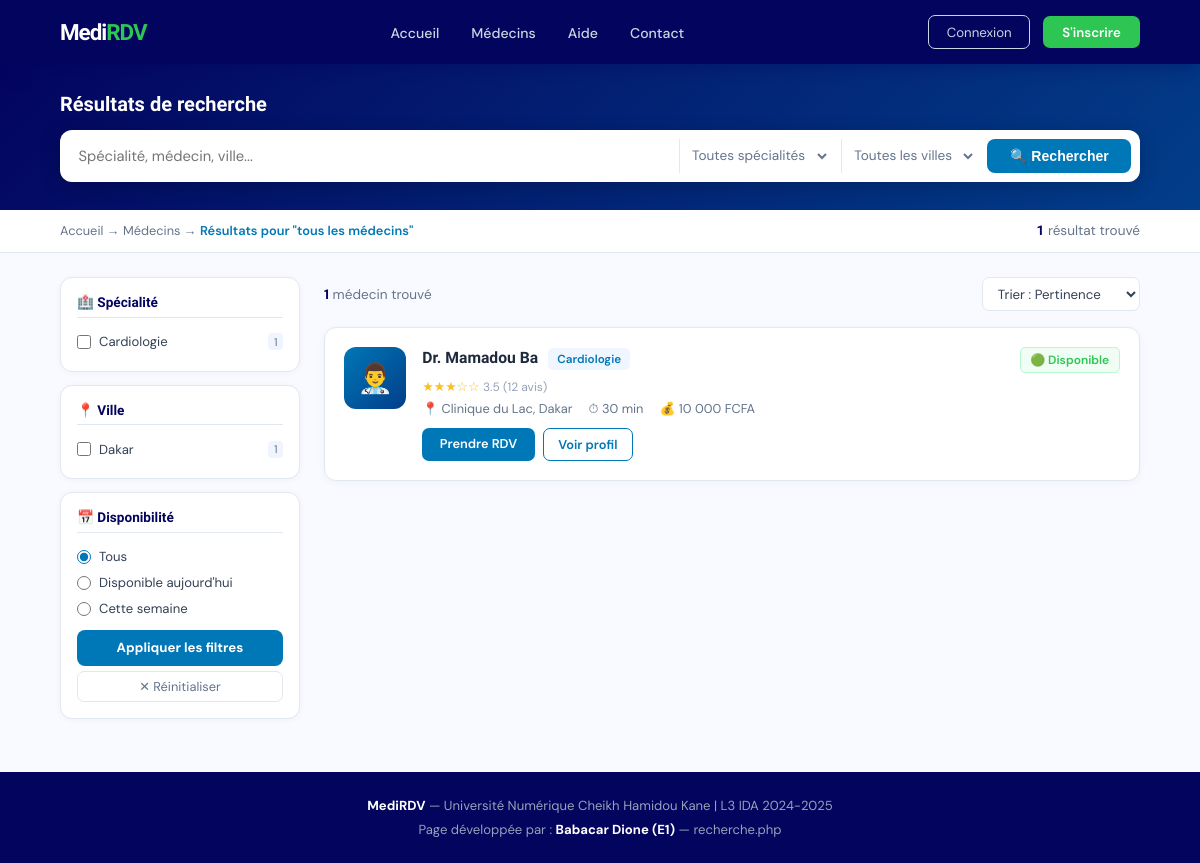
/pages/recherche.php, run on the app's committed database.
### tables this page shows
CREATE TABLE IF NOT EXISTS `medecins` (
  `id` int NOT NULL AUTO_INCREMENT,
  `nom` varchar(100) NOT NULL,
  `prenom` varchar(100) NOT NULL,
  `email` varchar(150) NOT NULL,
  `mot_de_passe` varchar(255) NOT NULL,
  `specialite` varchar(100) NOT NULL,
  `num_ordre` varchar(50) NOT NULL,
  `cabinet` varchar(200) NOT NULL,
  `ville` varchar(100) NOT NULL,
  `telephone` varchar(20) DEFAULT NULL,
  `photo` varchar(255) DEFAULT NULL,
  `biographie` text,
  `statut` enum('en_attente','valide','refuse','suspendu') DEFAULT 'en_attente',
  `date_inscription` timestamp NULL DEFAULT CURRENT_TIMESTAMP,
  PRIMARY KEY (`id`),
  UNIQUE KEY `email` (`email`),
  UNIQUE KEY `num_ordre` (`num_ordre`)
);

### includes/fonctions.php (called while the page is built, shortened)
<?php
function isLoggedIn() { return isset($_SESSION['user_id']); }
?>

### pages/recherche.php (the view, shortened to what this page needs)
<?php
require_once __DIR__ . '/../includes/connexion.php';
require_once __DIR__ . '/../includes/fonctions.php';
$jours_fr = [
    'monday'=>'lundi','tuesday'=>'mardi','wednesday'=>'mercredi',
    'thursday'=>'jeudi','friday'=>'vendredi','saturday'=>'samedi','sunday'=>'dimanche',
];
$today_fr    = $jours_fr[strtolower(date('l'))] ?? '';
$tomorrow_fr = $jours_fr[strtolower(date('l', strtotime('+1 day')))] ?? '';
$q              = trim($_GET['q']           ?? '');
$filtre_specs   = isset($_GET['specialite']) && is_array($_GET['specialite']) ? $_GET['specialite'] : [];
$filtre_villes  = isset($_GET['ville'])      && is_array($_GET['ville'])      ? $_GET['ville']      : [];
$filtre_dispo   = $_GET['dispo']   ?? '';
$filtre_spec_s  = trim($_GET['specialite_s'] ?? '');
$filtre_ville_s = trim($_GET['ville_s']      ?? '');
$tri            = $_GET['tri']     ?? 'pertinence';
$par_page       = 6;
$page_courante  = max(1, (int)($_GET['page'] ?? 1));
$offset         = ($page_courante - 1) * $par_page;
$stmt = $pdo->query("SELECT specialite, COUNT(*) as nb FROM medecins WHERE statut='valide' GROUP BY specialite ORDER BY specialite");
$specs_count = $stmt->fetchAll(PDO::FETCH_ASSOC);
$stmt = $pdo->query("SELECT ville, COUNT(*) as nb FROM medecins WHERE statut='valide' GROUP BY ville ORDER BY ville");
$villes_count = $stmt->fetchAll(PDO::FETCH_ASSOC);
$where        = ["m.statut = 'valide'"];
$dispo_params = [':today' => $today_fr, ':tomorrow' => $tomorrow_fr];
$where_sql = implode(' AND ', $where);
$order_sql = match($tri) {
    'note'  => 'nb_rdv DESC, dispo_today DESC',
    'dispo' => 'dispo_today DESC, dispo_tomorrow DESC, nb_rdv DESC',
    default => 'dispo_today DESC, nb_rdv DESC, m.nom ASC',
};
$sql_count = "SELECT COUNT(DISTINCT m.id) FROM medecins m WHERE $where_sql";
$stmt = $pdo->prepare($sql_count);
$stmt->execute();
$total       = (int) $stmt->fetchColumn();
$sql = "
    SELECT
        m.id, m.nom, m.prenom, m.specialite, m.cabinet, m.ville, m.photo, m.biographie,
        MAX(CASE WHEN d.jour_semaine = :today    AND d.actif=1 THEN 1 ELSE 0 END) AS dispo_today,
        MAX(CASE WHEN d.jour_semaine = :tomorrow AND d.actif=1 THEN 1 ELSE 0 END) AS dispo_tomorrow,
        COUNT(DISTINCT r.id) AS nb_rdv
    FROM medecins m
    LEFT JOIN disponibilites d ON d.id_medecin = m.id
    LEFT JOIN rendezvous r ON r.id_medecin = m.id AND r.statut IN ('confirme','termine')
    WHERE $where_sql
    GROUP BY m.id
    ORDER BY $order_sql
    LIMIT :limit OFFSET :offset
";
$stmt = $pdo->prepare($sql);
foreach ($dispo_params as $k => $v) $stmt->bindValue($k, $v);
$stmt->bindValue(':limit',  $par_page, PDO::PARAM_INT);
$stmt->bindValue(':offset', $offset,   PDO::PARAM_INT);
$stmt->execute();
$medecins = $stmt->fetchAll(PDO::FETCH_ASSOC);
$couleurs = [
    'Cardiologie'   => ['grad'=>'linear-gradient(135deg,#0077B6,#023E8A)','badge_bg'=>'#EFF6FF','badge_c'=>'#0077B6','btn'=>'#0077B6'],
    'Pediatrie'     => ['grad'=>'linear-gradient(135deg,#7209B7,#B5179E)','badge_bg'=>'#FDF4FF','badge_c'=>'#7209B7','btn'=>'#7209B7'],
    'Dermatologie'  => ['grad'=>'linear-gradient(135deg,#F77F00,#D62828)','badge_bg'=>'#FFF7ED','badge_c'=>'#F77F00','btn'=>'#F77F00'],
    'Gynecologie'   => ['grad'=>'linear-gradient(135deg,#006D77,#2DC653)','badge_bg'=>'#F0FDF4','badge_c'=>'#2DC653','btn'=>'#006D77'],
    'Neurologie'    => ['grad'=>'linear-gradient(135deg,#3A0CA3,#7B2FBE)','badge_bg'=>'#EEF0FF','badge_c'=>'#3A0CA3','btn'=>'#3A0CA3'],
    'Ophtalmologie' => ['grad'=>'linear-gradient(135deg,#0096C7,#48CAE4)','badge_bg'=>'#E0F7FA','badge_c'=>'#0096C7','btn'=>'#0096C7'],
    'default'       => ['grad'=>'linear-gradient(135deg,#0077B6,#023E8A)','badge_bg'=>'#EFF6FF','badge_c'=>'#0077B6','btn'=>'#0077B6'],
];
$tarifs = ['Cardiologie'=>'10 000','Pediatrie'=>'8 000','Dermatologie'=>'12 000','Gynecologie'=>'9 000','Neurologie'=>'15 000','Ophtalmologie'=>'10 000','default'=>'10 000'];
function getCouleur($s,$c){return $c[$s]??$c['default'];}
function getTarif($s,$t){return $t[$s]??$t['default'];}
function highlight($text, $keyword) {
    if ($keyword === '') return htmlspecialchars($text);
    $safe_txt = htmlspecialchars($text);
    return preg_replace('/(' . preg_quote(htmlspecialchars($keyword), '/') . ')/i',
        '<mark>$1</mark>', $safe_txt);
}
$notif_count = 0;
$label_recherche = $q !== '' ? $q : (($filtre_spec_s !== '' ? $filtre_spec_s : '') . ($filtre_ville_s !== '' ? ' '.$filtre_ville_s : ''));
$label_recherche = trim($label_recherche) ?: 'tous les médecins';
?>
<!DOCTYPE html>
<html lang="fr">
<head>
</head>
<body>
<nav>
  <a href="../index.php" class="nav-logo">Medi<span>RDV</span></a>
  <ul class="nav-links" id="navLinks">
    <li><a href="../index.php">Accueil</a></li>
    <li><a href="liste_medecins.php">Médecins</a></li>
    <li><a href="aide.php">Aide</a></li>
    <li><a href="contact.php">Contact</a></li>
  </ul>
  <div class="nav-btns">
    <?php if (isLoggedIn()):
      $profil_url = match(getRole()){ 'medecin'=>'profil_medecin.php','admin'=>'dashboard_admin.php',default=>'profil_patient.php' };
    ?>
      <a href="notifications.php" class="btn-o">🔔<?php if($notif_count>0):?><span class="notif-badge"><?=$notif_count?></span><?php endif;?></a>
      <a href="<?=$profil_url?>" class="btn-p">👤 <?=htmlspecialchars($_SESSION['prenom']??'Espace')?></a>
    <?php else: ?>
      <a href="login.php" class="btn-o">Connexion</a>
      <a href="register_patient.php" class="btn-p">S'inscrire</a>
    <?php endif; ?>
  </div>
</nav>
<div class="search-hero">
  <h2>Résultats de recherche</h2>
  <form method="GET" action="recherche.php" id="heroForm">
    <div class="search-bar">
      <input type="text" name="q"
             value="<?=htmlspecialchars($q)?>"
             placeholder="Spécialité, médecin, ville...">
      <select name="specialite_s">
        <option value="">Toutes spécialités</option>
      </select>
      <select name="ville_s">
        <option value="">Toutes les villes</option>
      </select>
      <button type="submit">🔍 Rechercher</button>
    </div>
  </form>
</div>
<div class="meta-bar">
  <div class="breadcrumb">
    <a href="../index.php">Accueil</a> →
    <a href="liste_medecins.php">Médecins</a> →
    <span>Résultats pour "<?=htmlspecialchars($label_recherche)?>"</span>
  </div>
  <div class="results-meta">
    <strong><?=$total?></strong> résultat<?=$total>1?'s':''?> trouvé<?=$total>1?'s':''?>
  </div>
</div>
<div class="layout">
  <aside class="sidebar" id="sidebar">
    <form method="GET" action="recherche.php" id="filterForm">
      <div class="fcard">
        <h4>🏥 Spécialité</h4>
        <?php foreach ($specs_count as $sc): ?>
        <div class="fopt">
          <input type="checkbox" name="specialite[]"
                 id="s_<?=md5($sc['specialite'])?>"
                 value="<?=htmlspecialchars($sc['specialite'])?>"
                 <?=in_array($sc['specialite'],$filtre_specs)?'checked':''?>>
          <label for="s_<?=md5($sc['specialite'])?>"><?=htmlspecialchars($sc['specialite'])?></label>
          <span class="cnt"><?=$sc['nb']?></span>
        </div>
        <?php endforeach; ?>
      </div>
      <div class="fcard">
        <h4>📍 Ville</h4>
        <?php foreach ($villes_count as $vc): ?>
        <div class="fopt">
          <input type="checkbox" name="ville[]"
                 id="v_<?=md5($vc['ville'])?>"
                 value="<?=htmlspecialchars($vc['ville'])?>"
                 <?=in_array($vc['ville'],$filtre_villes)?'checked':''?>>
          <label for="v_<?=md5($vc['ville'])?>"><?=htmlspecialchars($vc['ville'])?></label>
          <span class="cnt"><?=$vc['nb']?></span>
        </div>
        <?php endforeach; ?>
      </div>
      <div class="fcard">
        <h4>📅 Disponibilité</h4>
        <div class="fopt">
          <input type="radio" name="dispo" id="d0" value="" <?=$filtre_dispo===''?'checked':''?>>
          <label for="d0">Tous</label>
        </div>
        <div class="fopt">
          <input type="radio" name="dispo" id="d1" value="today" <?=$filtre_dispo==='today'?'checked':''?>>
          <label for="d1">Disponible aujourd'hui</label>
        </div>
        <div class="fopt">
          <input type="radio" name="dispo" id="d2" value="week" <?=$filtre_dispo==='week'?'checked':''?>>
          <label for="d2">Cette semaine</label>
        </div>
        <button type="submit" class="apply-btn">Appliquer les filtres</button>
        <a href="recherche.php<?=$q!==''?'?q='.urlencode($q):''?>" class="reset-link">✕ Réinitialiser</a>
      </div>
    </form>
  </aside>
  <div class="results-area">
    <div class="sort-bar">
      <p>
        <strong><?=$total?></strong>
        médecin<?=$total>1?'s':''?> trouvé<?=$total>1?'s':''?>
      </p>
      <select class="sort-select" onchange="changeTri(this.value)">
        <option value="pertinence" <?=$tri==='pertinence'?'selected':''?>>Trier : Pertinence</option>
      </select>
    </div>
    <?php if (empty($medecins)): ?>
      <div class="empty-state">
        <div class="icon">🔍</div>
        <h4>Aucun médecin trouvé</h4>
        <p>Essayez d'autres mots-clés ou <a href="liste_medecins.php" style="color:var(--blue)">parcourez tous les médecins</a>.</p>
      </div>
    <?php else: ?>
      <?php foreach ($medecins as $i => $m):
        $c      = getCouleur($m['specialite'], $couleurs);
        $tarif  = getTarif($m['specialite'], $tarifs);
        $avatar = ($i % 2 === 0) ? '👨‍⚕️' : '👩‍⚕️';
        $stars  = min(5, max(3, 3 + floor($m['nb_rdv'] / 10)));
        $stars_html = str_repeat('★',$stars).str_repeat('☆',5-$stars);
        $nb_avis = max(5, $m['nb_rdv'] + rand(3,20));
        $note_val = number_format(3.5 + ($stars-3)*0.5, 1);
        $duree = match($m['specialite']) { 'Pediatrie'=>20,'Dermatologie'=>25, default=>30 };
        if ($m['dispo_today']) {
          $dispo_class='avail'; $dispo_txt='🟢 Disponible';
        } elseif ($m['dispo_tomorrow']) {
          $dispo_class='tmrw'; $dispo_txt='🟡 Demain matin';
        } else {
          $dispo_class='none'; $dispo_txt='⚪ Sur RDV';
        }
        $kw = $q !== '' ? $q : $filtre_spec_s;
      ?>
      <div class="dcard" onclick="window.location='detail_medecin.php?id=<?=$m['id']?>'">
        <div class="davatar" style="background:<?=$c['grad']?>">
          <?php if(!empty($m['photo']) && file_exists(__DIR__.'/../assets/img/'.$m['photo'])): ?>
            <img src="../assets/img/<?=htmlspecialchars($m['photo'])?>"
                 alt="Dr. <?=htmlspecialchars($m['nom'])?>">
          <?php else: ?>
            <?=$avatar?>
          <?php endif; ?>
        </div>
        <div class="dmain">
          <div class="dtop">
            <div>
              <span class="dname">
                Dr. <?=highlight($m['prenom'].' '.$m['nom'], $kw)?>
              </span>
              <span class="dspec" style="background:<?=$c['badge_bg']?>;color:<?=$c['badge_c']?>">
                <?=htmlspecialchars($m['specialite'])?>
              </span>
            </div>
            <span class="dbadge <?=$dispo_class?>"><?=$dispo_txt?></span>
          </div>
          <div class="dstars">
            <?=$stars_html?>
            <span style="color:#94A3B8;font-size:.75rem"><?=$note_val?> (<?=$nb_avis?> avis)</span>
          </div>
          <div class="dinfo">
            <span>📍 <?=highlight($m['cabinet'].', '.$m['ville'], $kw)?></span>
            <span>⏱ <?=$duree?> min</span>
            <span>💰 <?=$tarif?> FCFA</span>
          </div>
          <div class="dbtns" onclick="event.stopPropagation()">
            <?php if (isLoggedIn()): ?>
              <a href="prendre_rdv.php?medecin=<?=$m['id']?>"
                 class="btn-rdv" style="background:<?=$c['btn']?>">Prendre RDV</a>
            <?php else: ?>
              <a href="login.php?redirect=prendre_rdv.php%3Fmedecin%3D<?=$m['id']?>"
                 class="btn-rdv" style="background:<?=$c['btn']?>">Prendre RDV</a>
            <?php endif; ?>
            <a href="detail_medecin.php?id=<?=$m['id']?>"
               class="btn-see" style="color:<?=$c['btn']?>;border-color:<?=$c['btn']?>">Voir profil</a>
          </div>
        </div>
      </div>
      <?php endforeach; ?>
    <?php endif; ?>
  </div>
</div>
<footer>
  <p><strong>MediRDV</strong> — Université Numérique Cheikh Hamidou Kane | L3 IDA 2024-2025</p>
  <p style="margin-top:.4rem">Page développée par : <strong>Babacar Dione (E1)</strong> — recherche.php</p>
</footer>
</body>
</html>

### data on the page
medecins: avatar "👨‍⚕️", highlight($m['prenom'].' '.$m['nom'], $kw) "Mamadou Ba", specialite "Cardiologie", dispo_txt "🟢 Disponible", stars_html "★★★☆☆", note_val "3.5", highlight($m['cabinet'].', '.$m['ville'], $kw) "Clinique du Lac, Dakar", specialite "30", specialite "10 000"

### other printed values
$label_recherche "tous les médecins"
$total "1"
$sc['specialite'] "Cardiologie"
$sc['nb'] "1"
$vc['ville'] "Dakar"
$vc['nb'] "1"
